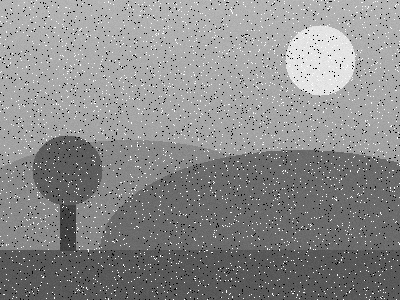
#> input picture CV_Unit2_Assignment/08_Median_Filter/input.jpg, 400 x 300 px
$ python program.py
#> lines starting #> are read from the running program, lines starting #| are printed output that depends on the picture
"""
Program 8: Salt-and-Pepper Noise Reduction
Reads an image containing salt-and-pepper (impulse) noise and applies
median filtering to remove it.
"""
import cv2

# Input image already contains visible salt-and-pepper noise
img = cv2.imread("input.jpg", cv2.IMREAD_GRAYSCALE)
#> img is the input picture: shape (300, 400); min 0, max 255, mean 138.5

# Median filter is well suited for impulse (salt-and-pepper) noise
# because it replaces each pixel with the median of its neighborhood,
# which discards extreme outlier (0 or 255) values.
filtered = cv2.medianBlur(img, 5)
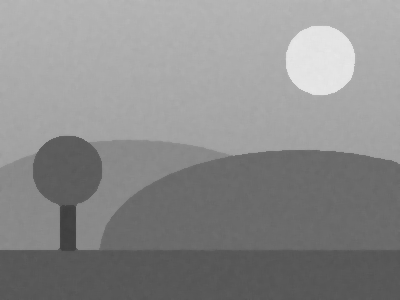
#> filtered: shape (300, 400); min 63, max 231, mean 139.2

cv2.imwrite("output.png", filtered)
print("Median filtering applied to remove salt-and-pepper noise.")
